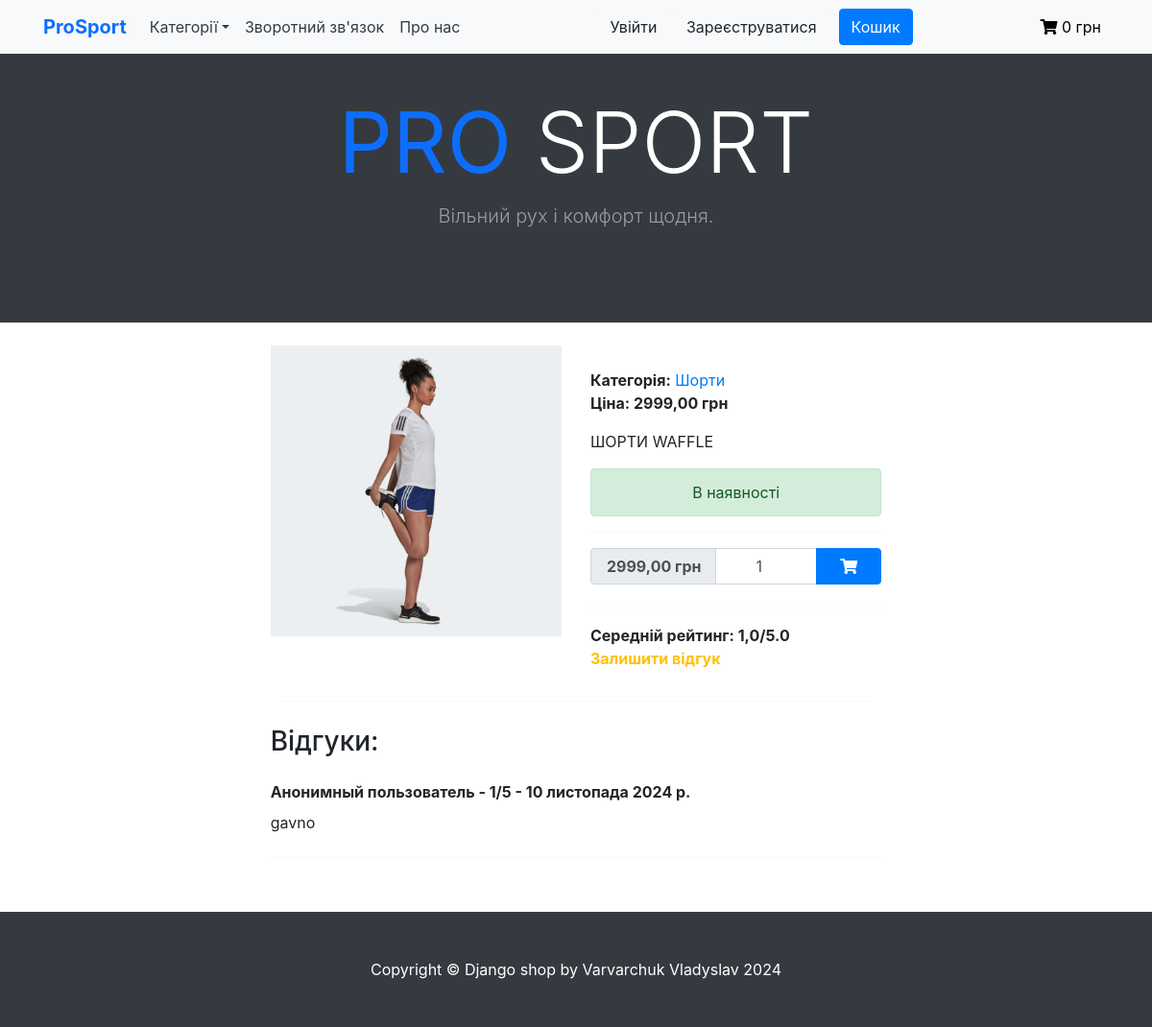
Screenshot of /category/shorty/shorty123 with the database file from the repository.
### shop/models.py (models this page shows, shortened)
class Product(models.Model):
    category = models.ForeignKey(Category, verbose_name='Категория', on_delete=models.CASCADE)
    title = models.CharField(max_length=255, verbose_name='Наименование')
    slug = models.SlugField(unique=True)
    image = models.ImageField(verbose_name='Изображение')
    description = models.TextField(verbose_name='Описание', null=True)
    price = models.DecimalField(max_digits=9, decimal_places=2, verbose_name='Цена')
    available = models.BooleanField(default=True, verbose_name='Доступность')
    class Meta:
        verbose_name = 'Товары'  # отображение названия в админке
        verbose_name_plural = 'Товары'  # отображение названия в админке
        ordering = ('title',)
    def get_average_review_score(self):
        average_score = 0.0
        if self.reviews.count() > 0:
            total_score = sum([review.rating for review in self.reviews.all()])
            average_score = total_score / self.reviews.count()
        return round(average_score, 1)

class Category(models.Model):
    name = models.CharField(max_length=255, verbose_name='Имя категории')
    slug = models.SlugField(unique=True)
    class Meta:
        ordering = ('name',)  # сортировка применяется и в отображении в админке и в шаблонах
        verbose_name = 'Категории'
        verbose_name_plural = 'Категории'
    def __str__(self):
        return self.name
    def get_absolute_url(self):
        return reverse('shop:product_list_by_category', args=[self.slug])

class Review(models.Model):
    product = models.ForeignKey(Product, related_name='reviews', on_delete=models.CASCADE, verbose_name='Продукт')
    author = models.CharField(max_length=50, verbose_name='Автор')
    rating = models.IntegerField(validators=[MinValueValidator(1), MaxValueValidator(5)], verbose_name='Рейтинг')
    text = models.TextField(blank=True, verbose_name='Текст')
    created = models.DateTimeField(auto_now_add=True, verbose_name='Дата создания')
    class Meta:
        ordering = ('-created', )

### shop/views.py (the view, shortened to what this page needs)
# urls.py: path('category/<slug:category_slug>/<slug:slug>', ProductDetailView.as_view(), name='product_detail'),
class ProductDetailView(DataMixin, DetailView):
    model = Product
    context_object_name = 'product'
    template_name = 'shop/product/detail.html'
    def get_context_data(self, **kwargs):
        context = super().get_context_data(**kwargs)
        context['category'] = get_object_or_404(Category, slug=self.kwargs['category_slug'])
        context['review_form'] = ReviewForm()
        context['cart_product_form'] = CartAddProductForm()
        context = self.get_user_context(**context)
        return context

### shop/forms.py
class ReviewForm(forms.ModelForm):
    class Meta:
        model = Review
        fields = ['text', 'rating']
        widgets = {
            'text': forms.Textarea(
                attrs={'class': 'form-control shadow px-2',
                       'rows': 6
                       }
            ),
            'rating': forms.RadioSelect
        }

### cart/forms.py
class CartAddProductForm(forms.Form):
    quantity = forms.IntegerField(
        min_value=1,
        widget=NumberInput(attrs={
            'class': 'form-control text-center px-3',
            'value': 1
        })
    )

### cart/cart_services.py (called while the page is built)
    def get_cart(self) -> Dict[str, Dict[str, Union[str, int]]]:
        return self.session.get(settings.CART_ID, {})

### cart/context_processors.py (called while the page is built)
def get_cart_total_price(request):
    cart = Cart(request)
    cart_total_price = sum(Decimal(item['price']) * item['quantity'] for item in cart.get_cart().values())
    return {
        'cart_total_price': cart_total_price
    }

### shop/context_processors.py (called while the page is built)
def get_categories_from_shop(request):
    categories = Category.objects.all()
    return {'categories': categories}

### shop/utils.py (called while the page is built)
    def get_user_context(self, **kwargs):
        context = kwargs
        categories = Category.objects.all()
        context['categories'] = categories
        return context

### shop/templates/shop/product/detail.html (shortened to what this page needs)
{% extends "shop/base.html" %}
{% load static %}
{% block content %}
    <br>
    <div class="card shadow-custom border-0 col-lg-8 mx-auto">
        <div class="row justify-content-center">
            <div class="col-lg-6">
                <img src="{{ product.image.url }}" alt="" class="img-fluid rounded-0">
            </div>
            <div class="col-lg-6">
                <div class="top">
                    <div>
                        <span class="font-weight-bold text-grey">Категорія:</span>
                        <a href="{{ product.category.get_absolute_url }}"> {{ product.category }}</a>
                    </div>
                    <div>
                        <span class="font-weight-bold text-grey">Ціна: <span class="price">{{ product.price }} грн</span></span>
                    </div>
                </div>
                <div class="mt-3">
                    {{ product.description }}
                </div>
                {% if product.available %}
                    <div class="alert alert-success my-3 text-center">В наявності</div>
                    <hr>
                    <div class="mb-4">
                        <form action="{% url 'cart:cart_add' product.id %}" method="post">
                            <span class="input-group add-to-cart shadow-custom">
                                <div class="input-group-prepend">
                                    <span class="input-group-text font-weight-bold px-3 price">{{ product.price }} грн</span>
                                </div>
                                {{ cart_product_form.quantity }}
                                <div class="input-group-append">
                                    <button class="btn btn-primary px-4 reduce_padding" type="submit" data-toggle="tooltip" data-placement="top" title="Додати до кошика">
                                        <i class="fas fa-shopping-cart"></i>
                                    </button>
                                </div>
                            </span>
                        </form>
                    </div>
                {% else %}
                    <div class="alert alert-danger my-3 text-center">Тимчасово недоступний</div>
                {% endif %}
                <hr>
                <div class="review">
                    <span class="font-weight-bold text-grey">Середній рейтинг: {{ product.get_average_review_score }}/5.0</span>
                    <div class="mb-3 font-weight-bold">
                        <a href="" class="text-warning" data-toggle="modal" data-target="#myModal">Залишити відгук</a>
                    </div>
                </div>
            </div>
        </div>
    </div>
    <hr class="col-7 mx-auto">
    <div class="card shadow-custom border-0 col-lg-8 mx-auto mb-3">
        <h3 class="py-2 text-grey">Відгуки:</h3>
        {% for review in product.reviews.all %}
            <span class="font-weight-bold py-2 text-grey">{{ review.author }} - {{ review.rating }}/5 - {{ review.created|date }}</span>
            <span class="text-justify pb-2">{{ review.text }}</span>
            <hr>
        {% empty %}
            <span class="pb-2">Поки що немає відгуків</span>
        {% endfor %}
    </div>
{% endblock %}

### shop/static/shop/css/base.css (style rules this page uses)
body { margin:0; padding:0; font-family:helvetica, sans-serif; }
h1, h2, h3, h4, h5 , h6 { font-family: 'Ubuntu', sans-serif; font-weight:normal; }
a { text-decoration:none; color:#5993bb; }

### rows the page displays
Product: image (picture), category "Шорти", price "2999,00", description "ШОРТИ WAFFLE", get_average_review_score "1,0"
Review: author "Анонимный пользователь", rating "1", created "10 листопада 2024 р.", text "gavno"

### other values shown
{{ cart_total_price }} "0"
